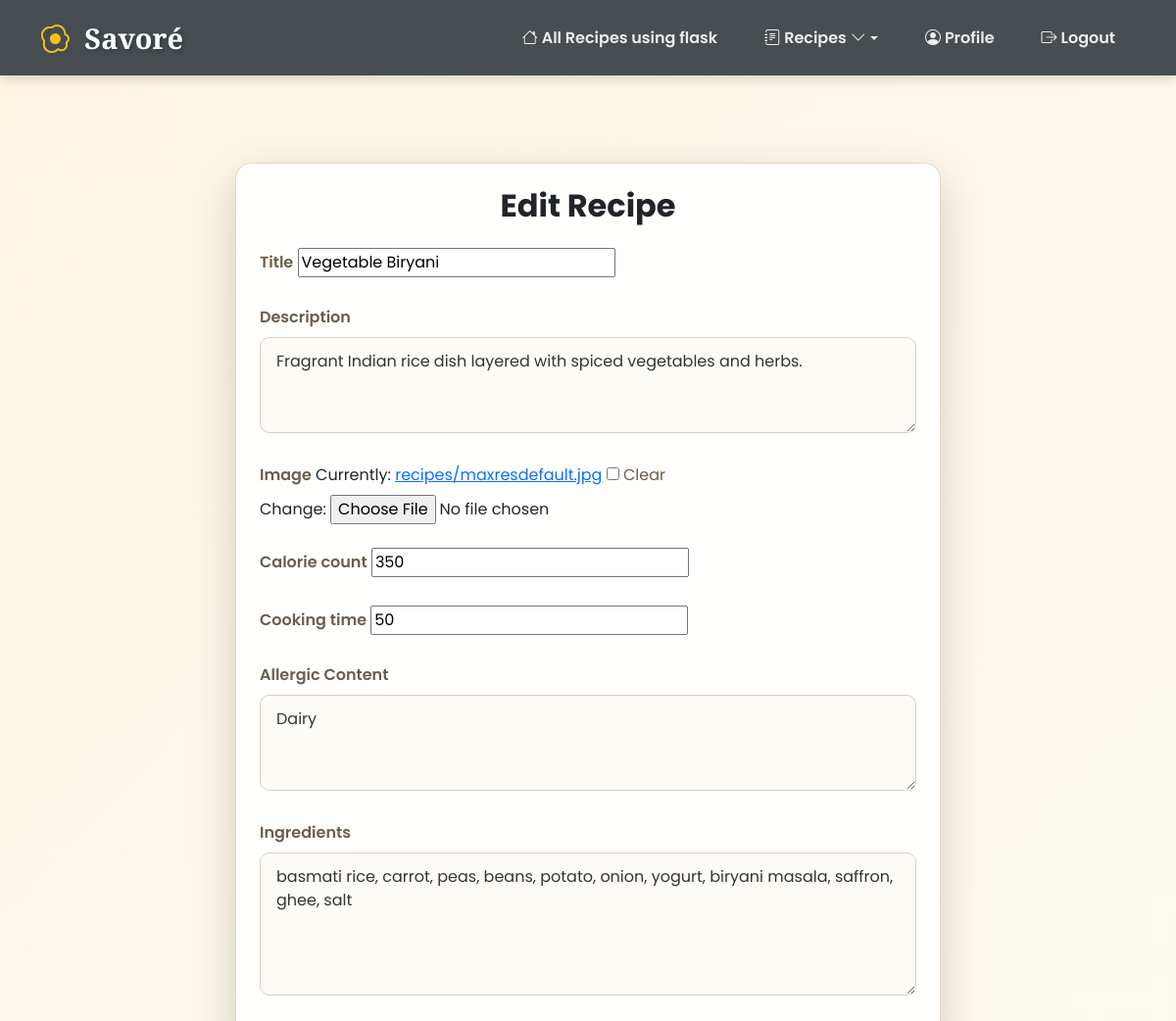
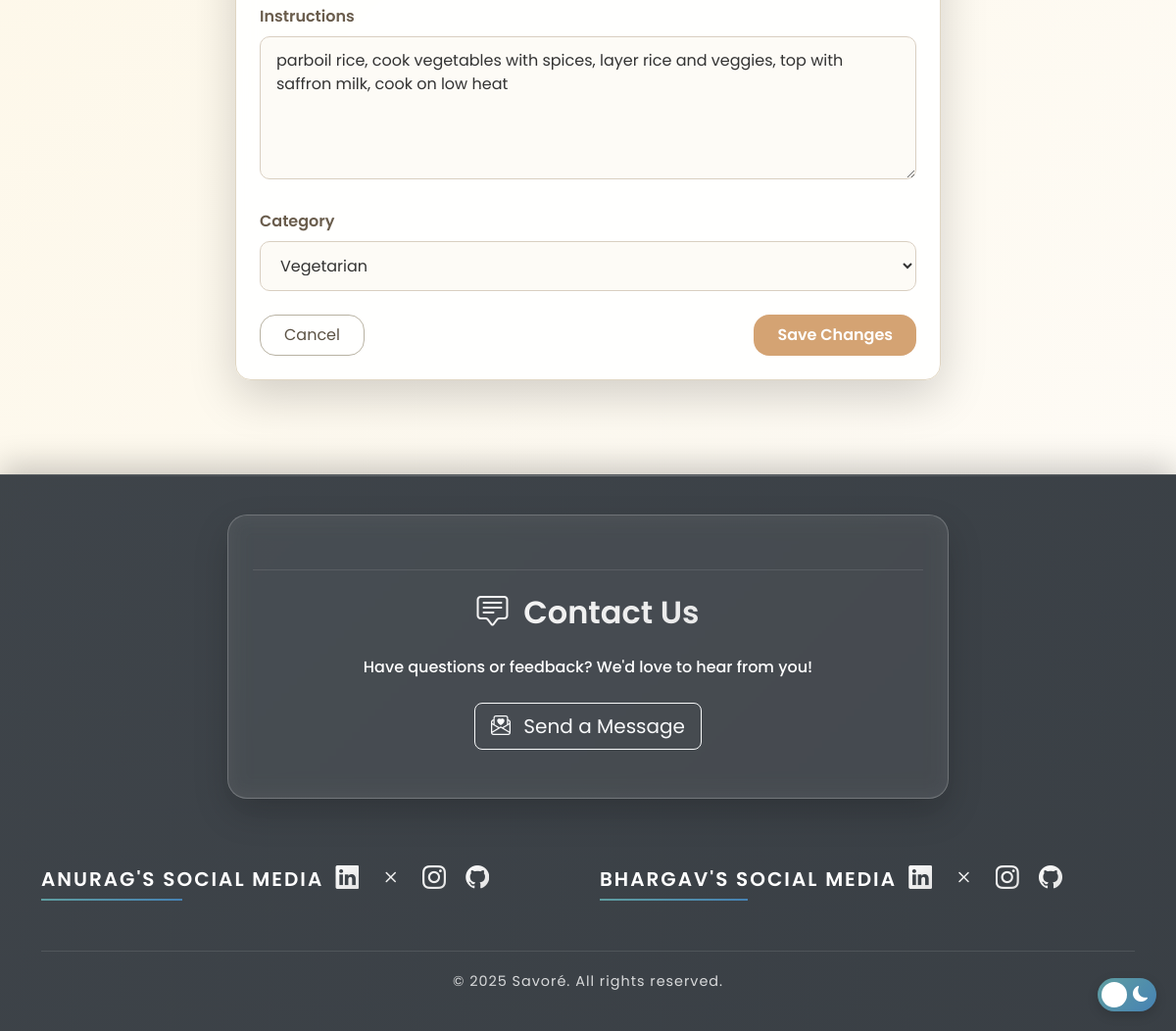
Screenshot of /recipe/5/edit/ (signed in) with the database file from the repository (2 pictures, top to bottom).
### recipe_app/models.py (models this page shows, shortened)
class Recipe(models.Model):
    CATEGORY_CHOICES = [
        ('veg', 'Vegetarian'),
        ('nonveg', 'Non-Vegetarian'),
    ]
    user  = models.ForeignKey(CustomUser, on_delete=models.CASCADE, null=True)
    title = models.CharField(max_length=255)
    description = models.TextField()
    ingredients = models.TextField(help_text="Enter ingredients separated by commas")
    image = models.ImageField(upload_to='recipes/', blank=True, null=True)
    calorie_count = models.IntegerField(help_text="Calories in kcal")
    cooking_time = models.IntegerField(help_text="Time in minutes")
    allergic_content = models.CharField(max_length=255, blank=True, null=True)
    cooking_method = models.TextField(help_text="Enter steps separated by commas")
    category = models.CharField(
        max_length=10,
        choices=CATEGORY_CHOICES,
        default='veg',
        help_text="Select whether the recipe is Veg or Non-Veg"
    )
    created_by = models.ForeignKey(
        settings.AUTH_USER_MODEL,
        on_delete=models.CASCADE,
        related_name="recipes"
    )
    created_at = models.DateTimeField(auto_now_add=True)

### recipe_app/views.py (the view)
# urls.py: path('recipe/<int:pk>/edit/', recipe_update, name='recipe_update'),
@login_required
def recipe_update(request, pk):
    recipe = get_object_or_404(Recipe, pk=pk)
    if recipe.created_by != request.user and not request.user.is_staff and not request.user.is_superuser:
        return HttpResponseForbidden("You are not allowed to edit this recipe.")
    if request.method == 'POST':
        form = RecipeForm(request.POST, request.FILES, instance=recipe)
        if form.is_valid():
            form.save()
            return redirect('recipe_detail', pk=recipe.pk)
    else:
        form = RecipeForm(instance=recipe)
    return render(request, 'recipes/recipe_update.html', {
        'form': form,
        'recipe': recipe
    })

### recipe_app/templates/recipes/recipe_update.html (shortened to what this page needs)
{% extends "base.html" %}
{% block content %}
<div class="container py-5">
    <div class="row justify-content-center">
        <div class="col-lg-8 col-md-10 col-sm-12">
            <div class="form-box p-4 shadow-lg rounded-4">
                <div class="text-center mb-4">
                    <h2 class="fw-bold text-dark">Edit Recipe</h2>
                </div>
                <form method="post" enctype="multipart/form-data" class="needs-validation" novalidate>
                    {% for field in form %}
                    <div class="form-group mb-4 fade-in">
                        <label for="{{ field.id_for_label }}" class="form-label fw-semibold mb-2">
                            {{ field.label }}
                        </label>
                        {{ field }}
                    </div>
                    {% endfor %}
                    <div class="d-flex justify-content-between flex-wrap gap-3 mt-4">
                        <a href="{% url 'recipe_detail' recipe.pk %}" class="btn btn-outline-secondary px-4 py-2 rounded-4">
                            Cancel
                        </a>
                        <button type="submit" class="btn btn-submit px-4 py-2 rounded-4">
                            Save Changes
                        </button>
                    </div>
                </form>
            </div>
        </div>
    </div>
</div>
{% endblock %}

### recipe_app/templates/base.html (style rules this page uses)
:root { --primary-color: #5f9ea0; --secondary-color: #4682b4; --dark-color: #343a40; --light-color: #f8f9fa; --gradient-primary: linear-gradient(135deg, #5f9ea0 0%, #4682b4 100%); --gradient-secondary: linear-gradient(135deg, #f093fb 0%, #f5576c 100%); --shadow-sm: 0 2px 8px rgba(0, 0, 0, 0.1); --shadow-md: 0 4px 12px rgba(0, 0, 0, 0.15); --shadow-lg: 0 8px 24px rgba(0, 0, 0, 0.2); --card-bg: rgba(255, 255, 255, 0.95); --card-border: rgba(255, 255, 255, 0.2); --card-shadow: 0 15px 35px rgba(0, 0, 0, 0.3); }
body { font-family: 'Poppins', sans-serif; padding-top: 70px; background-color: var(--light-color); min-height: 100vh; display: flex; flex-direction: column; transition: all 0.5s ease; }

### recipe_app/templates/recipes/recipe_update.html (style rules this page uses)
body { background: linear-gradient(135deg, #fdf6e3, #fefcf9); font-family: 'Poppins', sans-serif; min-height: 100vh; margin: 0; }
.form-box { background: rgba(255, 255, 255, 0.9); backdrop-filter: blur(12px); border: 1px solid #e0d6c3; animation: slideUp 0.5s ease-out; border-radius: 1.5rem; transition: transform 0.3s ease, box-shadow 0.3s ease; }
.form-control, select, textarea { background-color: #fdfbf6; border: 1px solid #d9cfc1; border-radius: 10px; padding: 0.75rem 1rem; transition: border-color 0.3s ease, box-shadow 0.3s ease; width: 100%; color: #333; }
label { font-size: 1rem; color: #6a5d4d; }
.btn-submit { background-color: #d4a373; border: none; color: white; font-weight: 600; transition: 0.3s ease; }
.btn-outline-secondary { border: 1px solid #b8b2a2; color: #5b5244; }

### rows the page displays
Recipe: form "Vegetable Biryani" "Fragrant Indian rice dish layered with spiced vegetables and herbs." "350" "50" "Dairy" "basmati rice, carrot, peas, beans, potato, onion, yogurt, biryani masala, saffron, ghee, salt" "parboil rice, cook vegetables with spices, layer rice and veggies, top with saffron milk, cook on low heat" "Vegetarian"

### other values shown
{{ field.label }} "Title" "Description" "Image" "Calorie count" "Cooking time" "Allergic Content" "Ingredients" "Instructions" "Category"
